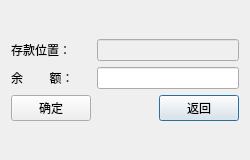
<?xml version="1.0" encoding="UTF-8"?>
<ui version="4.0">
 <class>ModifySavingsDialog</class>
 <widget class="QDialog" name="ModifySavingsDialog">
  <property name="geometry">
   <rect>
    <x>0</x>
    <y>0</y>
    <width>250</width>
    <height>160</height>
   </rect>
  </property>
  <property name="minimumSize">
   <size>
    <width>250</width>
    <height>160</height>
   </size>
  </property>
  <property name="maximumSize">
   <size>
    <width>250</width>
    <height>160</height>
   </size>
  </property>
  <property name="windowTitle">
   <string>修改金额</string>
  </property>
  <layout class="QGridLayout" name="gridLayout_2">
   <item row="0" column="0">
    <layout class="QGridLayout" name="gridLayout">
     <property name="horizontalSpacing">
      <number>6</number>
     </property>
     <item row="3" column="2">
      <widget class="QPushButton" name="returnBtn">
       <property name="focusPolicy">
        <enum>Qt::TabFocus</enum>
       </property>
       <property name="text">
        <string>返回</string>
       </property>
      </widget>
     </item>
     <item row="0" column="1" colspan="2">
      <widget class="QLineEdit" name="savingSystemLE">
       <property name="enabled">
        <bool>false</bool>
       </property>
       <property name="sizeIncrement">
        <size>
         <width>0</width>
         <height>0</height>
        </size>
       </property>
      </widget>
     </item>
     <item row="1" column="1" colspan="2">
      <widget class="QLineEdit" name="balanceLE">
       <property name="focusPolicy">
        <enum>Qt::StrongFocus</enum>
       </property>
      </widget>
     </item>
     <item row="1" column="0">
      <widget class="QLabel" name="label_2">
       <property name="baseSize">
        <size>
         <width>4</width>
         <height>0</height>
        </size>
       </property>
       <property name="text">
        <string>余        额：</string>
       </property>
      </widget>
     </item>
     <item row="0" column="0">
      <widget class="QLabel" name="label">
       <property name="baseSize">
        <size>
         <width>4</width>
         <height>0</height>
        </size>
       </property>
       <property name="text">
        <string>存款位置：</string>
       </property>
      </widget>
     </item>
     <item row="3" column="0">
      <widget class="QPushButton" name="conformBtn">
       <property name="baseSize">
        <size>
         <width>4</width>
         <height>0</height>
        </size>
       </property>
       <property name="text">
        <string>确定</string>
       </property>
      </widget>
     </item>
    </layout>
   </item>
  </layout>
 </widget>
 <resources/>
 <connections/>
</ui>
